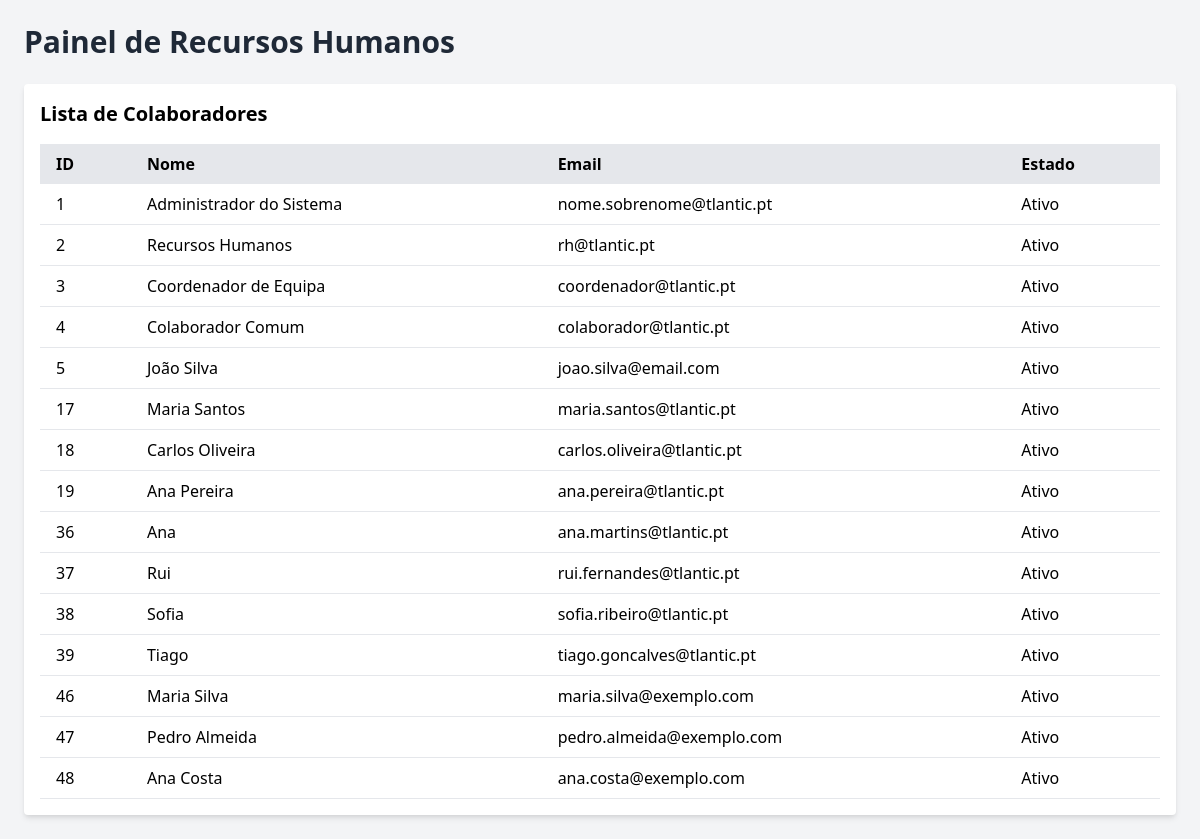
/UI/recursos.php, run on an earlier commit of the app's database.
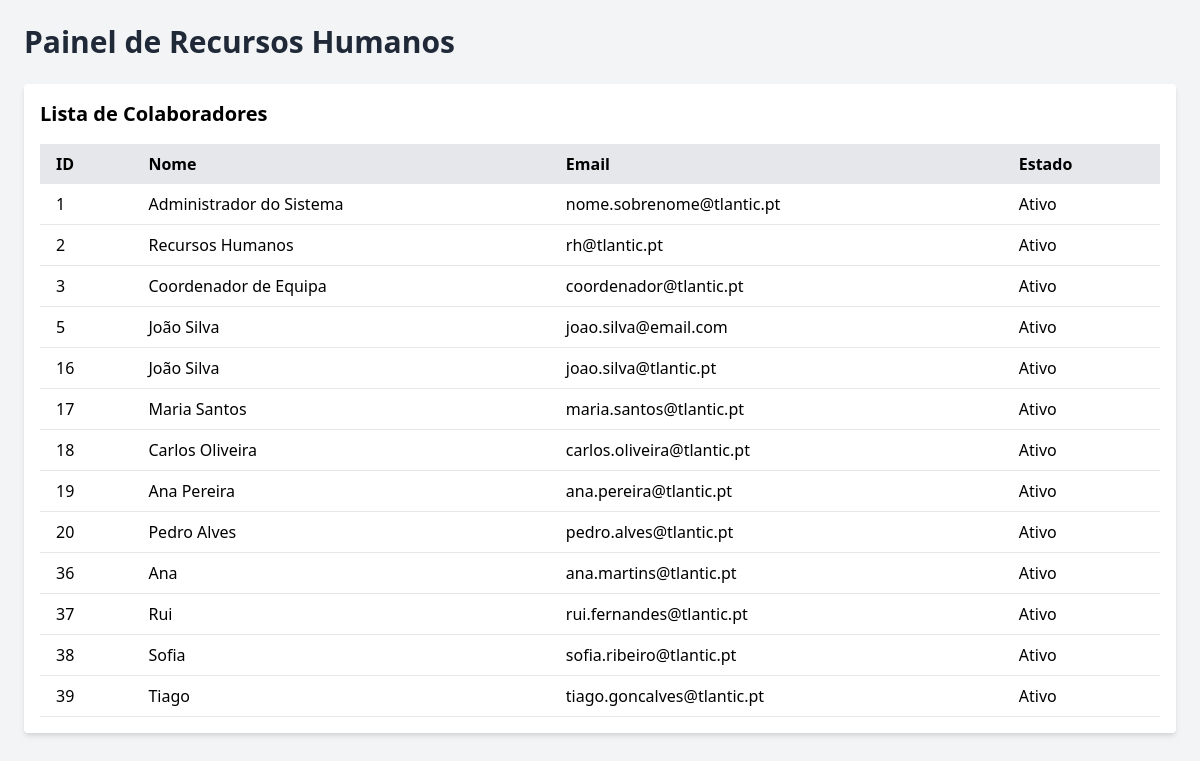
And on a later commit of the database.
### tables this page shows
CREATE TABLE `colaborador` (
  `id_colaborador` int(11) NOT NULL,
  `id_utilizador` int(11) DEFAULT NULL,
  `numero_mecanografico` varchar(20) DEFAULT NULL,
  `nome` varchar(100) NOT NULL,
  `nome_meio` varchar(50) DEFAULT NULL,
  `apelido` varchar(50) DEFAULT NULL,
  `genero` enum('Masculino','Feminino','Outro','Prefiro não dizer') DEFAULT NULL,
  `data_nascimento` date DEFAULT NULL,
  `estado_civil` enum('Solteiro','Casado','União de Facto','Divorciado','Viúvo','Separado') DEFAULT NULL,
  `nacionalidade` varchar(50) DEFAULT 'Portuguesa',
  `naturalidade` varchar(100) DEFAULT NULL,
  `nif` varchar(9) DEFAULT NULL,
  `niss` varchar(11) DEFAULT NULL,
  `nib` varchar(25) DEFAULT NULL,
  `telefone` varchar(20) DEFAULT NULL,
  `telemovel` varchar(20) DEFAULT NULL,
  `email` varchar(100) DEFAULT NULL,
  `email_pessoal` varchar(100) DEFAULT NULL,
  `morada` text DEFAULT NULL,
  `codigo_postal` varchar(10) DEFAULT NULL,
  `localidade` varchar(100) DEFAULT NULL,
  `pais` varchar(50) DEFAULT 'Portugal',
  `foto` varchar(255) DEFAULT NULL,
  `id_funcao` int(11) DEFAULT NULL,
  `id_equipa` int(11) DEFAULT NULL,
  `id_departamento` int(11) DEFAULT NULL,
  `id_gestor_direto` int(11) DEFAULT NULL,
  `tipo_contrato` enum('Sem Termo','Termo Certo','Prestação Serviço','Estágio Profissional','Outro') DEFAULT NULL,
  `data_entrada` date DEFAULT NULL,
  `data_saida` date DEFAULT NULL,
  `motivo_saida` text DEFAULT NULL,
  `periodo_experiencia_ate` date DEFAULT NULL,
  `remuneracao_bruta` decimal(10,2) DEFAULT NULL,
  `subsidio_alimentacao` decimal(10,2) DEFAULT 0.00,
  `subsidio_transporte` decimal(10,2) DEFAULT 0.00,
  `outros_beneficios` text DEFAULT NULL,
  `horario_trabalho` varchar(50) DEFAULT '09:00-18:00',
  `dias_ferias_ano` int(11) DEFAULT 22,
  `dias_ferias_gozados` int(11) DEFAULT 0,
  `ultimo_voucher_telemovel` date DEFAULT NULL,
  `observacoes` text DEFAULT NULL,
  `estado` enum('Ativo','Inativo','Licença','Férias','Baixa Médica','Suspenso') DEFAULT 'Ativo',
  `data_criacao` timestamp NOT NULL DEFAULT current_timestamp(),
  `data_atualizacao` timestamp NOT NULL DEFAULT current_timestamp() ON UPDATE current_timestamp()
);

### UI/recursos.php (the view, shortened to what this page needs)
<?php
$host = 'localhost';
$db   = 'ficha_colaboradores';
$user = 'root';
$pass = 'root';
$charset = 'utf8mb4';
$dsn = "mysql:host=$host;dbname=$db;charset=$charset";
$options = [PDO::ATTR_ERRMODE => PDO::ERRMODE_EXCEPTION];
try {
    $pdo = new PDO($dsn, $user, $pass, $options);
    $stmt = $pdo->query("SELECT id_colaborador, nome, email, estado FROM colaborador");
    $colaboradores = $stmt->fetchAll(PDO::FETCH_ASSOC);
} catch (\PDOException $e) {
    echo "Erro na ligação à base de dados: " . $e->getMessage();
    exit;
}
?>
<!DOCTYPE html>
<html lang="pt">
<head>
  <link href="https://cdn.jsdelivr.net/npm/tailwindcss@2.2.19/dist/tailwind.min.css" rel="stylesheet">
</head>
<body class="bg-gray-100 p-6">
  <h1 class="text-3xl font-bold mb-6 text-gray-800">Painel de Recursos Humanos</h1>
  <div class="bg-white shadow-md rounded p-4">
    <h2 class="text-xl font-semibold mb-4">Lista de Colaboradores</h2>
    <table class="min-w-full table-auto">
      <thead>
        <tr class="bg-gray-200">
          <th class="px-4 py-2 text-left">ID</th>
          <th class="px-4 py-2 text-left">Nome</th>
          <th class="px-4 py-2 text-left">Email</th>
          <th class="px-4 py-2 text-left">Estado</th>
        </tr>
      </thead>
      <tbody>
        <?php foreach ($colaboradores as $colaborador): ?>
        <tr class="border-b">
          <td class="px-4 py-2"><?= htmlspecialchars($colaborador['id_colaborador']) ?></td>
          <td class="px-4 py-2"><?= htmlspecialchars($colaborador['nome']) ?></td>
          <td class="px-4 py-2"><?= htmlspecialchars($colaborador['email']) ?></td>
          <td class="px-4 py-2"><?= htmlspecialchars($colaborador['estado']) ?></td>
        </tr>
        <?php endforeach; ?>
      </tbody>
    </table>
  </div>
</body>
</html>

What changed in the data, as far as the page shows it:
removed colaborador: id_colaborador "4", nome "Colaborador Comum", email "colaborador@tlantic.pt", estado "Ativo"
removed colaborador: id_colaborador "46", nome "Maria Silva", email "maria.silva@exemplo.com", estado "Ativo"
removed colaborador: id_colaborador "47", nome "Pedro Almeida", email "pedro.almeida@exemplo.com", estado "Ativo"
removed colaborador: id_colaborador "48", nome "Ana Costa", email "ana.costa@exemplo.com", estado "Ativo"
added colaborador: id_colaborador "16", nome "João Silva", email "joao.silva@tlantic.pt", estado "Ativo"
added colaborador: id_colaborador "20", nome "Pedro Alves", email "pedro.alves@tlantic.pt", estado "Ativo"
